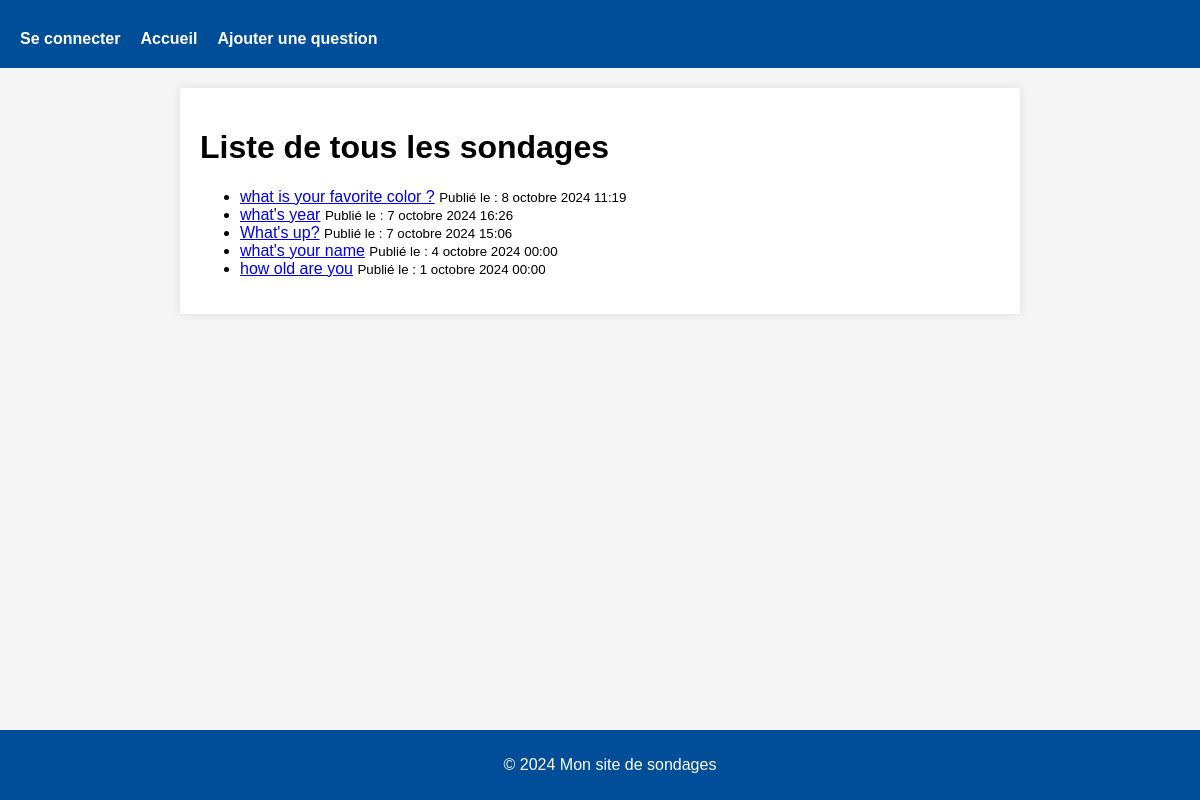
The page /polls/ on the database as committed earlier.
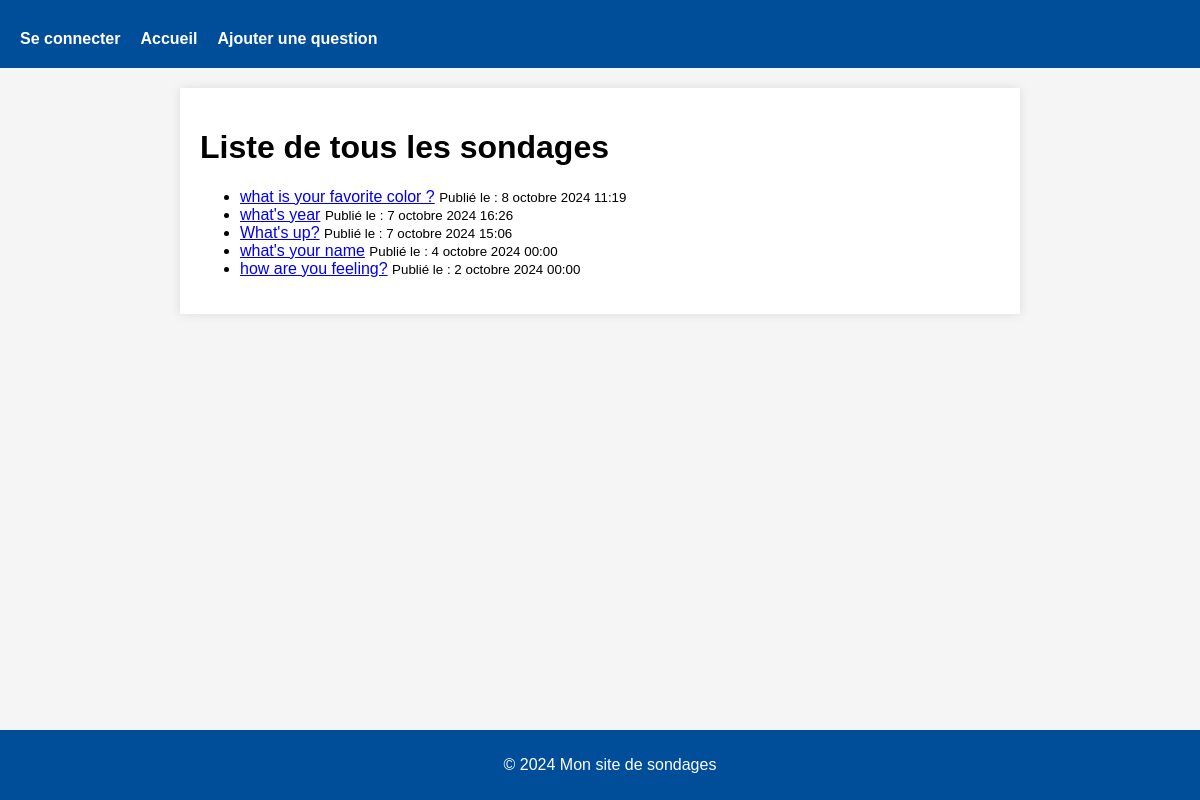
The same page on the database as committed later.
### polls/models.py (models this page shows, shortened)
class Question(models.Model):
    question_text = models.CharField(max_length=200)
    pub_date = models.DateTimeField("date published")

### polls/views.py (the view)
# urls.py: path("", views.IndexView.as_view(), name="index"),
class IndexView(generic.ListView):
    template_name = "polls/index.html"
    context_object_name = "latest_question_list"
    def get_queryset(self):
        return Question.objects.filter(pub_date__lte=timezone.now()).order_by("-pub_date")[
               :5
               ]

### polls/templates/polls/index.html (shortened to what this page needs)
{% extends "base.html" %}
{% block main %}
<h1>Liste de tous les sondages</h1>
{% if latest_question_list %}
    <ul>
        {% for question in latest_question_list %}
            <li><a href="{% url 'polls:detail' question.id %}">{{ question.question_text }}</a>
            <small>Publié le : {{ question.pub_date }}</small></li>
        {% endfor %}
    </ul>
{% else %}
    <p>Aucun sondage disponible.</p>
{% endif %}
{% endblock %}

Rows that differ between the two databases and show on the page:
no longer on this page (row unchanged): Question: question_text "how old are you", pub_date "1 octobre 2024 00:00"
added Question: question_text "how are you feeling?", pub_date "2 octobre 2024 00:00"
